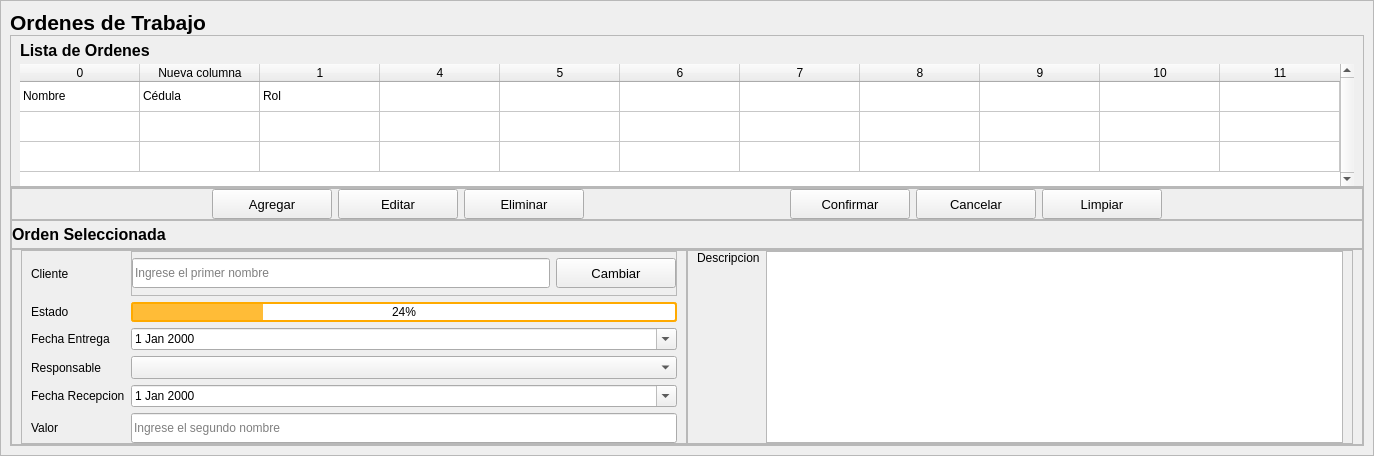
    <widget class="QFrame" name="frame">
     <property name="styleSheet">
      <string notr="true"/>
     </property>
     <property name="frameShape">
      <enum>QFrame::StyledPanel</enum>
     </property>
     <property name="frameShadow">
      <enum>QFrame::Raised</enum>
     </property>
     <layout class="QVBoxLayout" name="verticalLayout_2">
      <property name="spacing">
       <number>0</number>
      </property>
      <property name="leftMargin">
       <number>9</number>
      </property>
      <property name="topMargin">
       <number>9</number>
      </property>
      <property name="rightMargin">
       <number>9</number>
      </property>
      <property name="bottomMargin">
       <number>9</number>
      </property>
      <item>
       <widget class="QLabel" name="label_3">
        <property name="font">
         <font>
          <pointsize>10</pointsize>
          <italic>false</italic>
          <bold>false</bold>
         </font>
        </property>
        <property name="text">
         <string>&lt;html&gt;&lt;head/&gt;&lt;body&gt;&lt;p&gt;&lt;span style=&quot; font-size:16pt; font-weight:700;&quot;&gt;Ordenes de Trabajo&lt;/span&gt;&lt;/p&gt;&lt;/body&gt;&lt;/html&gt;</string>
        </property>
       </widget>
      </item>
      <item>
       <widget class="QFrame" name="frame_27">
        <property name="sizePolicy">
         <sizepolicy hsizetype="Preferred" vsizetype="MinimumExpanding">
          <horstretch>0</horstretch>
          <verstretch>0</verstretch>
         </sizepolicy>
        </property>
        <property name="frameShape">
         <enum>QFrame::StyledPanel</enum>
        </property>
        <property name="frameShadow">
         <enum>QFrame::Raised</enum>
        </property>
        <layout class="QVBoxLayout" name="verticalLayout_28">
         <property name="spacing">
          <number>4</number>
         </property>
         <property name="topMargin">
          <number>5</number>
         </property>
         <property name="bottomMargin">
          <number>0</number>
         </property>
         <item>
          <widget class="QLabel" name="label_16">
           <property name="font">
            <font>
             <pointsize>10</pointsize>
             <italic>false</italic>
             <bold>false</bold>
            </font>
           </property>
           <property name="text">
            <string>&lt;html&gt;&lt;head/&gt;&lt;body&gt;&lt;p&gt;&lt;span style=&quot; font-size:12pt; font-weight:700;&quot;&gt;Lista de Ordenes&lt;/span&gt;&lt;/p&gt;&lt;/body&gt;&lt;/html&gt;</string>
           </property>
          </widget>
         </item>
         <item>
          <widget class="QTableWidget" name="ordTable">
           <property name="minimumSize">
            <size>
             <width>0</width>
             <height>0</height>
            </size>
           </property>
           <property name="maximumSize">
            <size>
             <width>16777215</width>
             <height>16777215</height>
            </size>
           </property>
           <property name="frameShape">
            <enum>QFrame::NoFrame</enum>
           </property>
           <property name="verticalScrollBarPolicy">
            <enum>Qt::ScrollBarAlwaysOn</enum>
           </property>
           <property name="sizeAdjustPolicy">
            <enum>QAbstractScrollArea::AdjustToContents</enum>
           </property>
           <property name="editTriggers">
            <set>QAbstractItemView::NoEditTriggers</set>
           </property>
           <property name="selectionMode">
            <enum>QAbstractItemView::SingleSelection</enum>
           </property>
           <property name="selectionBehavior">
            <enum>QAbstractItemView::SelectRows</enum>
           </property>
           <property name="showGrid">
            <bool>true</bool>
           </property>
           <property name="gridStyle">
            <enum>Qt::SolidLine</enum>
           </property>
           <property name="sortingEnabled">
            <bool>false</bool>
           </property>
           <property name="rowCount">
            <number>3</number>
           </property>
           <property name="columnCount">
            <number>11</number>
           </property>
           <attribute name="horizontalHeaderVisible">
            <bool>true</bool>
           </attribute>
           <attribute name="horizontalHeaderCascadingSectionResizes">
            <bool>false</bool>
           </attribute>
           <attribute name="horizontalHeaderDefaultSectionSize">
            <number>120</number>
           </attribute>
           <attribute name="horizontalHeaderStretchLastSection">
            <bool>true</bool>
           </attribute>
           <attribute name="verticalHeaderVisible">
            <bool>false</bool>
           </attribute>
           <attribute name="verticalHeaderCascadingSectionResizes">
            <bool>false</bool>
           </attribute>
           <attribute name="verticalHeaderHighlightSections">
            <bool>false</bool>
           </attribute>
           <attribute name="verticalHeaderStretchLastSection">
            <bool>false</bool>
           </attribute>
           <row>
            <property name="text">
             <string>New Row</string>
            </property>
           </row>
           <row>
            <property name="text">
             <string>New Row</string>
            </property>
           </row>
           <row>
            <property name="text">
             <string>New Row</string>
            </property>
           </row>
           <column>
            <property name="text">
             <string>0</string>
            </property>
           </column>
           <column>
            <property name="text">
             <string>Nueva columna</string>
            </property>
           </column>
           <column>
            <property name="text">
             <string>1</string>
            </property>
           </column>
           <column/>
           <column/>
           <column/>
           <column/>
           <column/>
           <column/>
           <column/>
           <column/>
           <item row="0" column="0">
            <property name="text">
             <string>Nombre </string>
            </property>
           </item>
           <item row="0" column="1">
            <property name="text">
             <string>Cédula</string>
            </property>
           </item>
           <item row="0" column="2">
            <property name="text">
             <string>Rol</string>
            </property>
           </item>
          </widget>
         </item>
        </layout>
       </widget>
      </item>
      <item>
       <widget class="QFrame" name="frame_28">
        <property name="frameShape">
         <enum>QFrame::StyledPanel</enum>
        </property>
        <property name="frameShadow">
         <enum>QFrame::Raised</enum>
        </property>
        <layout class="QVBoxLayout" name="verticalLayout_3">
         <property name="spacing">
          <number>0</number>
         </property>
         <property name="leftMargin">
          <number>0</number>
         </property>
         <property name="topMargin">
          <number>0</number>
         </property>
         <property name="rightMargin">
          <number>0</number>
         </property>
         <property name="bottomMargin">
          <number>0</number>
         </property>
         <item>
          <widget class="QFrame" name="frame_24">
           <property name="frameShape">
            <enum>QFrame::StyledPanel</enum>
           </property>
           <property name="frameShadow">
            <enum>QFrame::Raised</enum>
           </property>
           <layout class="QHBoxLayout" name="horizontalLayout_13">
            <property name="leftMargin">
             <number>0</number>
            </property>
            <property name="topMargin">
             <number>0</number>
            </property>
            <property name="rightMargin">
             <number>0</number>
            </property>
            <property name="bottomMargin">
             <number>0</number>
            </property>
            <item>
             <spacer name="horizontalSpacer_3">
              <property name="orientation">
               <enum>Qt::Horizontal</enum>
              </property>
              <property name="sizeHint" stdset="0">
               <size>
                <width>40</width>
                <height>20</height>
               </size>
              </property>
             </spacer>
            </item>
            <item>
             <widget class="QPushButton" name="ordAddButton">
              <property name="minimumSize">
               <size>
                <width>120</width>
                <height>30</height>
               </size>
              </property>
              <property name="font">
               <font>
                <pointsize>10</pointsize>
                <italic>false</italic>
                <bold>false</bold>
               </font>
              </property>
              <property name="cursor">
               <cursorShape>PointingHandCursor</cursorShape>
              </property>
              <property name="text">
               <string>Agregar</string>
              </property>
              <property name="icon">
               <iconset resource="../../../../Documentos/Estudio/Universidad/Semestre 10/Proyecto de Grado/Proyecto Miscelanea/resources.qrc">
                <normaloff>:/icons/images/icons/cil-check-circle.png</normaloff>:/icons/images/icons/cil-check-circle.png</iconset>
              </property>
             </widget>
            </item>
            <item>
             <widget class="QPushButton" name="ordEditButton">
              <property name="sizePolicy">
               <sizepolicy hsizetype="Minimum" vsizetype="Fixed">
                <horstretch>0</horstretch>
                <verstretch>0</verstretch>
               </sizepolicy>
              </property>
              <property name="minimumSize">
               <size>
                <width>120</width>
                <height>30</height>
               </size>
              </property>
              <property name="font">
               <font>
                <pointsize>10</pointsize>
                <italic>false</italic>
                <bold>false</bold>
               </font>
              </property>
              <property name="cursor">
               <cursorShape>PointingHandCursor</cursorShape>
              </property>
              <property name="text">
               <string>Editar</string>
              </property>
              <property name="icon">
               <iconset resource="../../../../Documentos/Estudio/Universidad/Semestre 10/Proyecto de Grado/Proyecto Miscelanea/resources.qrc">
                <normaloff>:/icons/images/icons/cil-pencil.png</normaloff>:/icons/images/icons/cil-pencil.png</iconset>
              </property>
             </widget>
            </item>
            <item>
             <widget class="QPushButton" name="ordDelButton">
              <property name="minimumSize">
               <size>
                <width>120</width>
                <height>30</height>
               </size>
              </property>
              <property name="font">
               <font>
                <pointsize>10</pointsize>
                <italic>false</italic>
                <bold>false</bold>
               </font>
              </property>
              <property name="cursor">
               <cursorShape>PointingHandCursor</cursorShape>
              </property>
              <property name="text">
               <string>Eliminar</string>
              </property>
              <property name="icon">
               <iconset resource="../../../../Documentos/Estudio/Universidad/Semestre 10/Proyecto de Grado/Proyecto Miscelanea/resources.qrc">
                <normaloff>:/icons/images/icons/cil-x-circle.png</normaloff>:/icons/images/icons/cil-x-circle.png</iconset>
              </property>
             </widget>
            </item>
            <item>
             <spacer name="horizontalSpacer_5">
              <property name="orientation">
               <enum>Qt::Horizontal</enum>
              </property>
              <property name="sizeHint" stdset="0">
               <size>
                <width>40</width>
                <height>20</height>
               </size>
              </property>
             </spacer>
            </item>
            <item>
             <widget class="QPushButton" name="ordSaveButton">
              <property name="minimumSize">
               <size>
                <width>120</width>
                <height>30</height>
               </size>
              </property>
              <property name="font">
               <font>
                <pointsize>10</pointsize>
                <italic>false</italic>
                <bold>false</bold>
               </font>
              </property>
              <property name="cursor">
               <cursorShape>PointingHandCursor</cursorShape>
              </property>
              <property name="text">
               <string>Confirmar</string>
              </property>
              <property name="icon">
               <iconset resource="../../../../Documentos/Estudio/Universidad/Semestre 10/Proyecto de Grado/Proyecto Miscelanea/resources.qrc">
                <normaloff>:/icons/images/icons/cil-check-circle.png</normaloff>:/icons/images/icons/cil-check-circle.png</iconset>
              </property>
             </widget>
            </item>
            <item>
             <widget class="QPushButton" name="ordCancelButton">
              <property name="minimumSize">
               <size>
                <width>120</width>
                <height>30</height>
               </size>
              </property>
              <property name="font">
               <font>
                <pointsize>10</pointsize>
                <italic>false</italic>
                <bold>false</bold>
               </font>
              </property>
              <property name="cursor">
               <cursorShape>PointingHandCursor</cursorShape>
              </property>
              <property name="text">
               <string>Cancelar</string>
              </property>
              <property name="icon">
               <iconset resource="../../../../Documentos/Estudio/Universidad/Semestre 10/Proyecto de Grado/Proyecto Miscelanea/resources.qrc">
                <normaloff>:/icons/images/icons/cil-x-circle.png</normaloff>:/icons/images/icons/cil-x-circle.png</iconset>
              </property>
             </widget>
            </item>
            <item>
             <widget class="QPushButton" name="ordClearButton">
              <property name="minimumSize">
               <size>
                <width>120</width>
                <height>30</height>
               </size>
              </property>
              <property name="font">
               <font>
                <pointsize>10</pointsize>
                <italic>false</italic>
                <bold>false</bold>
               </font>
              </property>
              <property name="cursor">
               <cursorShape>PointingHandCursor</cursorShape>
              </property>
              <property name="text">
               <string>Limpiar</string>
              </property>
              <property name="icon">
               <iconset resource="../../../../Documentos/Estudio/Universidad/Semestre 10/Proyecto de Grado/Proyecto Miscelanea/resources.qrc">
                <normaloff>:/icons/images/icons/cil-reload.png</normaloff>:/icons/images/icons/cil-reload.png</iconset>
              </property>
             </widget>
            </item>
            <item>
             <spacer name="horizontalSpacer_4">
              <property name="orientation">
               <enum>Qt::Horizontal</enum>
              </property>
              <property name="sizeHint" stdset="0">
               <size>
                <width>40</width>
                <height>20</height>
               </size>
              </property>
             </spacer>
            </item>
           </layout>
          </widget>
         </item>
         <item>
          <widget class="QFrame" name="frame_3">
           <property name="frameShape">
            <enum>QFrame::StyledPanel</enum>
           </property>
           <property name="frameShadow">
            <enum>QFrame::Raised</enum>
           </property>
           <layout class="QHBoxLayout" name="horizontalLayout_4">
            <property name="leftMargin">
             <number>0</number>
            </property>
            <property name="topMargin">
             <number>4</number>
            </property>
            <property name="rightMargin">
             <number>0</number>
            </property>
            <property name="bottomMargin">
             <number>4</number>
            </property>
            <item>
             <widget class="QLabel" name="label_15">
              <property name="font">
               <font>
                <pointsize>10</pointsize>
                <italic>false</italic>
                <bold>false</bold>
               </font>
              </property>
              <property name="text">
               <string>&lt;html&gt;&lt;head/&gt;&lt;body&gt;&lt;p&gt;&lt;span style=&quot; font-size:12pt; font-weight:700;&quot;&gt;Orden Seleccionada&lt;/span&gt;&lt;/p&gt;&lt;/body&gt;&lt;/html&gt;</string>
              </property>
             </widget>
            </item>
           </layout>
          </widget>
         </item>
         <item>
          <widget class="QFrame" name="frame_25">
           <property name="sizePolicy">
            <sizepolicy hsizetype="Preferred" vsizetype="Fixed">
             <horstretch>0</horstretch>
             <verstretch>0</verstretch>
            </sizepolicy>
           </property>
           <property name="minimumSize">
            <size>
             <width>450</width>
             <height>0</height>
            </size>
           </property>
           <property name="maximumSize">
            <size>
             <width>16777215</width>
             <height>16777215</height>
            </size>
           </property>
           <property name="frameShape">
            <enum>QFrame::StyledPanel</enum>
           </property>
           <property name="frameShadow">
            <enum>QFrame::Raised</enum>
           </property>
           <layout class="QHBoxLayout" name="horizontalLayout_3">
            <property name="spacing">
             <number>0</number>
            </property>
            <property name="topMargin">
             <number>0</number>
            </property>
            <property name="bottomMargin">
             <number>0</number>
            </property>
            <item>
             <widget class="QFrame" name="frame_23">
              <property name="frameShape">
               <enum>QFrame::StyledPanel</enum>
              </property>
              <property name="frameShadow">
               <enum>QFrame::Raised</enum>
              </property>
              <layout class="QGridLayout" name="gridLayout">
               <property name="topMargin">
                <number>0</number>
               </property>
               <property name="bottomMargin">
                <number>0</number>
               </property>
               <item row="0" column="1">
                <widget class="QFrame" name="frame_29">
                 <property name="frameShape">
                  <enum>QFrame::StyledPanel</enum>
                 </property>
                 <property name="frameShadow">
                  <enum>QFrame::Raised</enum>
                 </property>
                 <layout class="QHBoxLayout" name="horizontalLayout">
                  <property name="spacing">
                   <number>6</number>
                  </property>
                  <property name="leftMargin">
                   <number>0</number>
                  </property>
                  <property name="topMargin">
                   <number>0</number>
                  </property>
                  <property name="rightMargin">
                   <number>0</number>
                  </property>
                  <property name="bottomMargin">
                   <number>0</number>
                  </property>
                  <item>
                   <widget class="QLineEdit" name="ordCliText">
                    <property name="minimumSize">
                     <size>
                      <width>0</width>
                      <height>30</height>
                     </size>
                    </property>
                    <property name="text">
                     <string/>
                    </property>
                    <property name="placeholderText">
                     <string>Ingrese el primer nombre</string>
                    </property>
                   </widget>
                  </item>
                  <item>
                   <widget class="QPushButton" name="ordCliButton">
                    <property name="minimumSize">
                     <size>
                      <width>120</width>
                      <height>30</height>
                     </size>
                    </property>
                    <property name="font">
                     <font>
                      <pointsize>10</pointsize>
                      <italic>false</italic>
                      <bold>false</bold>
                     </font>
                    </property>
                    <property name="cursor">
                     <cursorShape>PointingHandCursor</cursorShape>
                    </property>
                    <property name="text">
                     <string>Cambiar</string>
                    </property>
                    <property name="icon">
                     <iconset resource="../../../../Documentos/Estudio/Universidad/Semestre 10/Proyecto de Grado/Proyecto Miscelanea/resources.qrc">
                      <normaloff>:/icons/images/icons/cil-check-circle.png</normaloff>:/icons/images/icons/cil-check-circle.png</iconset>
                    </property>
                   </widget>
                  </item>
                 </layout>
                </widget>
               </item>
               <item row="4" column="1">
                <widget class="QDateEdit" name="ordRecDate">
                 <property name="styleSheet">
                  <string notr="true">QCalendarWidget QToolButton {
  	height: 60px;
  	width: 150px;
  	color: white;
  	font-size: 24px;
  	icon-size: 56px, 56px;
  	background-color: qlineargradient(x1:0, y1:0, x2:0, y2:1, stop: 0 #cccccc, stop: 1 #333333);
  }
  QCalendarWidget QMenu {
  	width: 150px;
  	left: 20px;
  	color: white;
  	font-size: 18px;
  	background-color: rgb(100, 100, 100);
  }
  QCalendarWidget QSpinBox { 
  	width: 150px; 
  	font-size:24px; 
  	color: white; 
  	background-color: qlineargradient(x1:0, y1:0, x2:0, y2:1, stop: 0 #cccccc, stop: 1 #333333); 
  	selection-background-color: rgb(136, 136, 136);
  	selection-color: rgb(255, 255, 255);
  }
  QCalendarWidget QSpinBox::up-button { subcontrol-origin: border;  subcontrol-position: top right;  width:65px; }
  QCalendarWidget QSpinBox::down-button {subcontrol-origin: border; subcontrol-position: bottom right;  width:65px;}
  QCalendarWidget QSpinBox::up-arrow { width:56px;  height:56px; }
  QCalendarWidget QSpinBox::down-arrow { width:56px;  height:56px; }
   
  /* header row */
  QCalendarWidget QWidget { alternate-background-color: rgb(128, 128, 128); }
   
  /* normal days */
  QCalendarWidget QAbstractItemView:enabled 
  {
  	font-size:24px;  
  	color: rgb(180, 180, 180);  
  	background-color: #35322f;  
  	selection-background-color: rgb(64, 64, 64); 
  	selection-color: rgb(0, 255, 0); 
  }
   
  /* days in other months */
  /* navigation bar */
QCalendarWidget QWidget#qt_calendar_navigationbar
{ 
  background-color: qlineargradient(x1:0, y1:0, x2:0, y2:1, stop: 0 #cccccc, stop: 1 #333333); 
}

QCalendarWidget QAbstractItemView:disabled 
{ 
color: rgb(64, 64, 64); 
}</string>
                 </property>
                 <property name="calendarPopup">
                  <bool>true</bool>
                 </property>
                </widget>
               </item>
               <item row="5" column="0">
                <widget class="QLabel" name="labelVersion_20">
                 <property name="lineWidth">
                  <number>1</number>
                 </property>
                 <property name="text">
                  <string>Valor</string>
                 </property>
                 <property name="alignment">
                  <set>Qt::AlignLeading|Qt::AlignLeft|Qt::AlignVCenter</set>
                 </property>
                </widget>
               </item>
               <item row="4" column="0">
                <widget class="QLabel" name="labelVersion_22">
                 <property name="lineWidth">
                  <number>1</number>
                 </property>
                 <property name="text">
                  <string>Fecha Recepcion</string>
                 </property>
                 <property name="alignment">
                  <set>Qt::AlignLeading|Qt::AlignLeft|Qt::AlignVCenter</set>
                 </property>
                </widget>
               </item>
               <item row="2" column="0">
                <widget class="QLabel" name="labelVersion_14">
                 <property name="lineWidth">
                  <number>1</number>
                 </property>
                 <property name="text">
                  <string>Fecha Entrega</string>
                 </property>
                 <property name="alignment">
                  <set>Qt::AlignLeading|Qt::AlignLeft|Qt::AlignVCenter</set>
                 </property>
                </widget>
               </item>
               <item row="3" column="1">
                <widget class="QComboBox" name="ordResCombo">
                 <property name="font">
                  <font>
                   <pointsize>10</pointsize>
                   <italic>false</italic>
                   <bold>false</bold>
                  </font>
                 </property>
                 <property name="autoFillBackground">
                  <bool>false</bool>
                 </property>
                 <property name="currentIndex">
                  <number>-1</number>
                 </property>
                 <property name="iconSize">
                  <size>
                   <width>16</width>
                   <height>16</height>
                  </size>
                 </property>
                 <property name="placeholderText">
                  <string>Seleccione una opción</string>
                 </property>
                 <property name="frame">
                  <bool>true</bool>
                 </property>
                 <item>
                  <property name="text">
                   <string>Fotocopiado</string>
                  </property>
                 </item>
                 <item>
                  <property name="text">
                   <string>Impresión</string>
                  </property>
                 </item>
                 <item>
                  <property name="text">
                   <string>Laminado</string>
                  </property>
                 </item>
                </widget>
               </item>
               <item row="5" column="1">
                <widget class="QLineEdit" name="ordValText">
                 <property name="minimumSize">
                  <size>
                   <width>0</width>
                   <height>30</height>
                  </size>
                 </property>
                 <property name="text">
                  <string/>
                 </property>
                 <property name="placeholderText">
                  <string>Ingrese el segundo nombre</string>
                 </property>
                </widget>
               </item>
               <item row="3" column="0">
                <widget class="QLabel" name="labelVersion_17">
                 <property name="lineWidth">
                  <number>1</number>
                 </property>
                 <property name="text">
                  <string>Responsable</string>
                 </property>
                 <property name="alignment">
                  <set>Qt::AlignLeading|Qt::AlignLeft|Qt::AlignVCenter</set>
                 </property>
                </widget>
               </item>
               <item row="0" column="0">
                <widget class="QLabel" name="labelVersion_12">
                 <property name="lineWidth">
                  <number>1</number>
                 </property>
                 <property name="text">
                  <string>Cliente</string>
                 </property>
                 <property name="alignment">
                  <set>Qt::AlignLeading|Qt::AlignLeft|Qt::AlignVCenter</set>
                 </property>
                </widget>
               </item>
               <item row="2" column="1">
                <widget class="QDateEdit" name="ordEntDate">
                 <property name="styleSheet">
                  <string notr="true">QCalendarWidget QToolButton {
  	height: 60px;
  	width: 150px;
  	color: white;
  	font-size: 24px;
  	icon-size: 56px, 56px;
  	background-color: qlineargradient(x1:0, y1:0, x2:0, y2:1, stop: 0 #cccccc, stop: 1 #333333);
  }
  QCalendarWidget QMenu {
  	width: 150px;
  	left: 20px;
  	color: white;
  	font-size: 18px;
  	background-color: rgb(100, 100, 100);
  }
  QCalendarWidget QSpinBox { 
  	width: 150px; 
  	font-size:24px; 
  	color: white; 
  	background-color: qlineargradient(x1:0, y1:0, x2:0, y2:1, stop: 0 #cccccc, stop: 1 #333333); 
  	selection-background-color: rgb(136, 136, 136);
  	selection-color: rgb(255, 255, 255);
  }
  QCalendarWidget QSpinBox::up-button { subcontrol-origin: border;  subcontrol-position: top right;  width:65px; }
  QCalendarWidget QSpinBox::down-button {subcontrol-origin: border; subcontrol-position: bottom right;  width:65px;}
  QCalendarWidget QSpinBox::up-arrow { width:56px;  height:56px; }
  QCalendarWidget QSpinBox::down-arrow { width:56px;  height:56px; }
   
  /* header row */
  QCalendarWidget QWidget { alternate-background-color: rgb(128, 128, 128); }
   
  /* normal days */
  QCalendarWidget QAbstractItemView:enabled 
  {
  	font-size:24px;  
  	color: rgb(180, 180, 180);  
  	background-color: #35322f;  
  	selection-background-color: rgb(64, 64, 64); 
  	selection-color: rgb(0, 255, 0); 
  }
   
  /* days in other months */
  /* navigation bar */
QCalendarWidget QWidget#qt_calendar_navigationbar
{ 
  background-color: qlineargradient(x1:0, y1:0, x2:0, y2:1, stop: 0 #cccccc, stop: 1 #333333); 
}

QCalendarWidget QAbstractItemView:disabled 
{ 
color: rgb(64, 64, 64); 
}</string>
                 </property>
                 <property name="calendarPopup">
                  <bool>true</bool>
                 </property>
                </widget>
               </item>
               <item row="1" column="0">
                <widget class="QLabel" name="labelVersion_21">
                 <property name="lineWidth">
                  <number>1</number>
                 </property>
                 <property name="text">
                  <string>Estado</string>
                 </property>
                 <property name="alignment">
                  <set>Qt::AlignLeading|Qt::AlignLeft|Qt::AlignVCenter</set>
                 </property>
                </widget>
               </item>
               <item row="1" column="1">
                <widget class="QProgressBar" name="progressBar">
                 <property name="styleSheet">
                  <string notr="true">QProgressBar { 
height: 16px;
border-style: solid;
border-width: 2px;
border-radius: 3px;
border-color:  rgb(255, 170, 0);
}

QProgressBar::chunk {
width: 1px;
background-color: rgb(255, 188, 55);
}</string>
                 </property>
                 <property name="value">
                  <number>24</number>
                 </property>
                 <property name="alignment">
                  <set>Qt::AlignCenter</set>
                 </property>
                 <property name="textVisible">
                  <bool>true</bool>
                 </property>
                 <property name="orientation">
                  <enum>Qt::Horizontal</enum>
                 </property>
                 <property name="invertedAppearance">
                  <bool>false</bool>
                 </property>
                 <property name="textDirection">
                  <enum>QProgressBar::TopToBottom</enum>
                 </property>
                </widget>
               </item>
              </layout>
             </widget>
            </item>
            <item>
             <widget class="QFrame" name="frame_2">
              <property name="frameShape">
               <enum>QFrame::StyledPanel</enum>
              </property>
              <property name="frameShadow">
               <enum>QFrame::Raised</enum>
              </property>
              <layout class="QHBoxLayout" name="horizontalLayout_2">
               <property name="topMargin">
                <number>0</number>
               </property>
               <property name="bottomMargin">
                <number>0</number>
               </property>
               <item>
                <widget class="QLabel" name="labelVersion_16">
                 <property name="lineWidth">
                  <number>1</number>
                 </property>
                 <property name="text">
                  <string>Descripcion</string>
                 </property>
                 <property name="alignment">
                  <set>Qt::AlignLeading|Qt::AlignLeft|Qt::AlignTop</set>
                 </property>
                </widget>
               </item>
               <item>
                <widget class="QTextEdit" name="ordDesText">
                 <property name="html">
                  <string>&lt;!DOCTYPE HTML PUBLIC &quot;-//W3C//DTD HTML 4.0//EN&quot; &quot;http://www.w3.org/TR/REC-html40/strict.dtd&quot;&gt;
&lt;html&gt;&lt;head&gt;&lt;meta name=&quot;qrichtext&quot; content=&quot;1&quot; /&gt;&lt;meta charset=&quot;utf-8&quot; /&gt;&lt;style type=&quot;text/css&quot;&gt;
p, li { white-space: pre-wrap; }
&lt;/style&gt;&lt;/head&gt;&lt;body style=&quot; font-family:'Segoe UI'; font-size:9pt; font-weight:400; font-style:normal;&quot;&gt;
&lt;p style=&quot;-qt-paragraph-type:empty; margin-top:0px; margin-bottom:0px; margin-left:0px; margin-right:0px; -qt-block-indent:0; text-indent:0px;&quot;&gt;&lt;br /&gt;&lt;/p&gt;&lt;/body&gt;&lt;/html&gt;</string>
                 </property>
                </widget>
               </item>
              </layout>
             </widget>
            </item>
           </layout>
          </widget>
         </item>
        </layout>
       </widget>
      </item>
     </layout>
    </widget>
